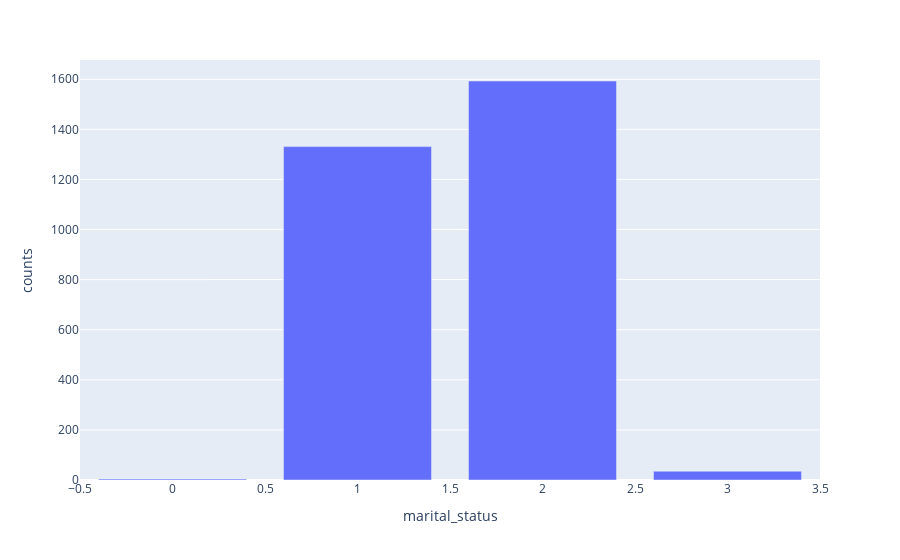

Notebook source saved alongside this figure:
### Markdown cell above
We can't really see any significant indication that the higher educated user less likely to default payment or not, because we only have little data for low educated category like 3, 4, 5, and 6. We will investigate the correlation with more details on feature selection.

### Code cell
plot_bar('marital_status')

### Figure 1 — Plotly figure (JSON) as saved in the notebook; plotly's stock layout.template omitted (floating-point values rounded to 4 significant figures)
{"data": [{"alignmentgroup": "True", "hovertemplate": "marital_status=%{x}<br>counts=%{y}<extra></extra>", "legendgroup": "", "marker": {"color": "#636efa", "pattern": {"shape": ""}}, "name": "", "offsetgroup": "", "orientation": "v", "showlegend": false, "textposition": "auto", "type": "bar", "x": [0, 1, 2, 3], "xaxis": "x", "y": [4, 1331, 1593, 35], "yaxis": "y"}], "layout": {"barmode": "relative", "legend": {"tracegroupgap": 0}, "margin": {"t": 60}, "xaxis": {"anchor": "y", "domain": [0, 1], "title": {"text": "marital_status"}}, "yaxis": {"anchor": "x", "domain": [0, 1], "title": {"text": "counts"}}}}
